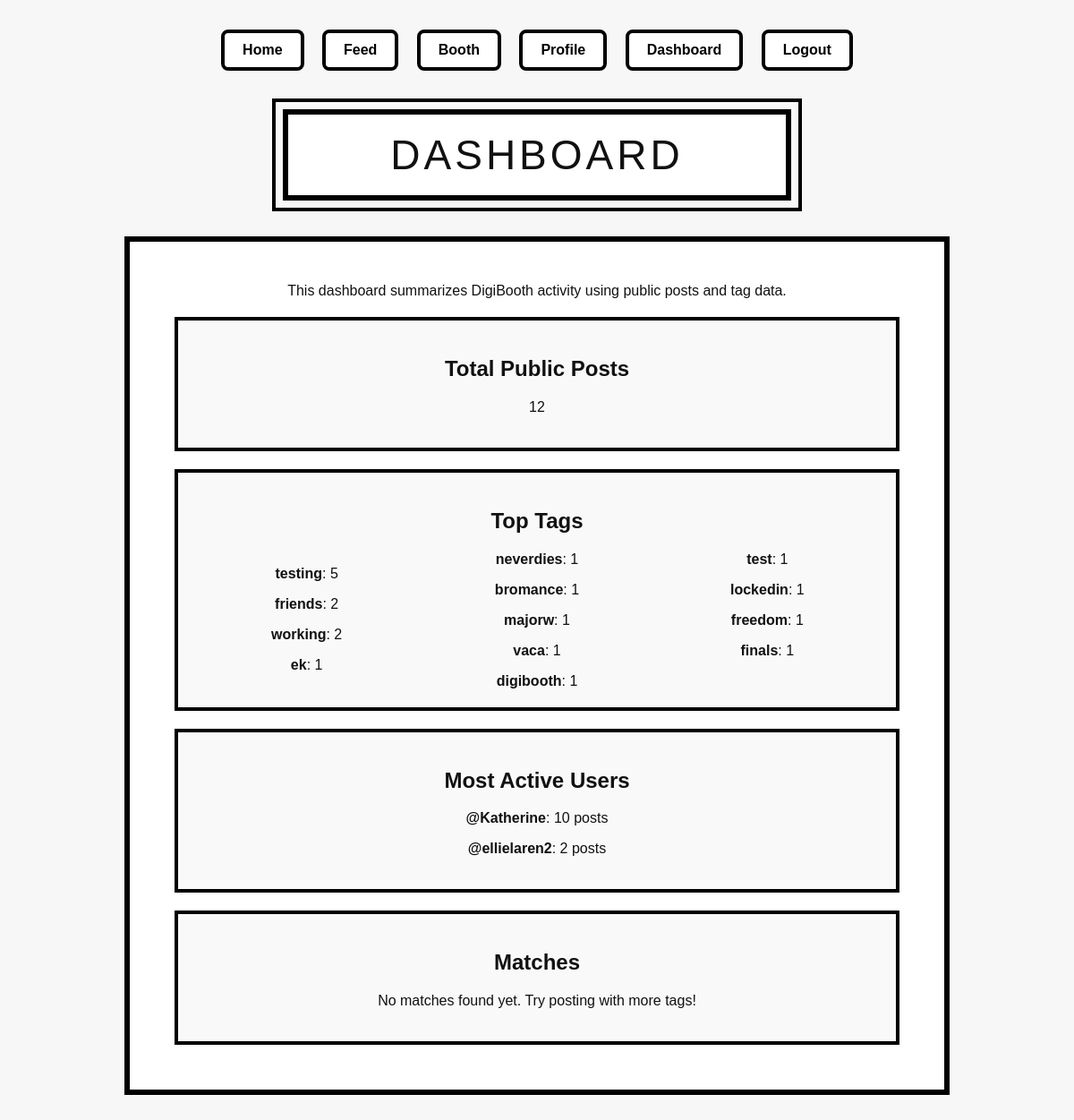
The app's page /dashboard (signed in) with its own data.
### tables this page shows
CREATE TABLE posts (
           id INTEGER PRIMARY KEY AUTOINCREMENT,
           username TEXT NOT NULL,
           image_filenames TEXT NOT NULL,  -- JSON string
           filter_choice TEXT,
           frame_choice TEXT,
           layout_choice TEXT,
           caption TEXT,
           tags TEXT,
           timestamp TEXT NOT NULL
       , privacy TEXT DEFAULT 'public');

### app.py (the view)
@app.route("/dashboard")
def dashboard():
    if "username" not in session:
        return redirect("/signin")
    conn = get_db_connection()
    posts_rows = conn.execute(
        "SELECT username, tags FROM posts WHERE privacy = 'public'"
    ).fetchall()
    conn.close()
    total_posts = len(posts_rows)
    posts_per_user = {}
    tag_counts = {}
    for row in posts_rows:
        username = row["username"]
        posts_per_user[username] = posts_per_user.get(username, 0) + 1
        if row["tags"]:
            tags = clean_tags(row["tags"]).split(",")
            for tag in tags:
                if tag:
                    tag_counts[tag] = tag_counts.get(tag, 0) + 1
    top_tags = sorted(tag_counts.items(), key=lambda item: item[1], reverse=True)
    active_users = sorted(posts_per_user.items(), key=lambda item: item[1], reverse=True)
    matches = get_match_results(session["username"])
    return render_template(
        "dashboard.html",
        total_posts=total_posts,
        top_tags=top_tags,
        active_users=active_users,
        matches=matches
    )

### app.py (called while the page is built)
def get_db_connection():
    conn = sqlite3.connect(DATABASE)
    conn.row_factory = sqlite3.Row
    return conn

def clean_tags(tags):
    tag_list = tags.replace("#", "").split()
    cleaned_tags = []
    for tag in tag_list:
        cleaned_tag = tag.strip().lower().replace(" ", "")
        if cleaned_tag:
            cleaned_tags.append(cleaned_tag)
    return ",".join(cleaned_tags)

### templates/dashboard.html (shortened to what this page needs)
<!DOCTYPE html>
<html>
<head>
    <link rel="stylesheet" href="{{ url_for('static', filename='style.css') }}">
</head>
<body>
{% include "_navbar.html" %}
<div class="title-sign">DASHBOARD</div>
<div class="dashboard-container">
    <p>
        This dashboard summarizes DigiBooth activity using public posts and tag data.
    </p>
    <div class="dashboard-card">
        <h2>Total Public Posts</h2>
        <p>{{ total_posts }}</p>
    </div>
    <div class="dashboard-card top-tags">
        <h2>Top Tags</h2>
        {% if top_tags %}
            {% for tag, count in top_tags %}
                <p><strong>{{ tag }}</strong>: {{ count }}</p>
            {% endfor %}
        {% else %}
            <p>No tag data yet.</p>
        {% endif %}
    </div>
    <div class="dashboard-card">
        <h2>Most Active Users</h2>
        {% if active_users %}
            {% for username, count in active_users %}
                <p><strong>@{{ username }}</strong>: {{ count }} posts</p>
            {% endfor %}
        {% else %}
            <p>No posts yet.</p>
        {% endif %}
    </div>
    <div class="dashboard-card matches-card">
        <h2>Matches</h2>
        {% if matches %}
            {% for match in matches %}
                <div class="match-card">
                    <h3>@{{ match.username }}</h3>
                    <div class="match-percent">{{ match.match_percent }}% Match</div>
                    <div class="shared-tags"><strong>Shared Tags:</strong> {{ match.shared_tags | join(", ") }}</div>
                </div>
            {% endfor %}
        {% else %}
            <p>No matches found yet. Try posting with more tags!</p>
        {% endif %}
    </div>
</div>
</body>
</html>

### static/style.css (style rules this page uses)
body { margin: 0; font-family: "Comic Sans MS", "Trebuchet MS", Arial, sans-serif; background: #f7f7f7; color: #111; text-align: center; }
.title-sign { width: 520px; margin: 35px auto 25px; padding: 18px; border: 6px solid black; outline: 4px solid black; outline-offset: 8px; font-size: 46px; letter-spacing: 4px; background: white; }

### templates/dashboard.html (style rules this page uses)
.dashboard-container { width: 850px; margin: 40px auto; padding: 30px; border: 6px solid black; background: white; }
.dashboard-card { border: 4px solid black; padding: 20px; margin: 20px; background: #f9f9f9; }
.dashboard-card.top-tags { column-count: 3; column-gap: 10px; }
.dashboard-card.top-tags h2 { column-span: all; text-align: center; }
.dashboard-card.top-tags p { break-inside: avoid; margin-bottom: 10px; }

### records on screen
posts: username "Katherine", count "10"
posts: username "ellielaren2", count "2"

### other values on screen
{{ total_posts }} "12"
{{ tag }} "testing" "friends" "working" "ek" "neverdies" "bromance" "majorw" "vaca" "digibooth" "test" "lockedin" "freedom" "finals"
{{ count }} "5" "2" "2" "1" "1" "1" "1" "1" "1" "1" "1" "1" "1"
